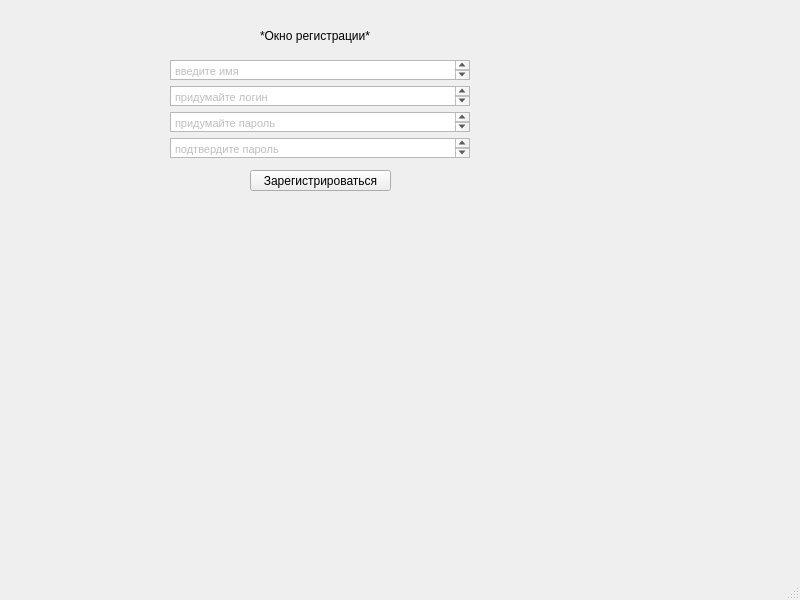
<?xml version="1.0" encoding="UTF-8"?>
<ui version="4.0">
 <class>MainWindow</class>
 <widget class="QMainWindow" name="MainWindow">
  <property name="geometry">
   <rect>
    <x>0</x>
    <y>0</y>
    <width>800</width>
    <height>600</height>
   </rect>
  </property>
  <property name="windowTitle">
   <string>MainWindow</string>
  </property>
  <widget class="QWidget" name="centralwidget">
   <widget class="QLabel" name="label">
    <property name="geometry">
     <rect>
      <x>260</x>
      <y>20</y>
      <width>211</width>
      <height>31</height>
     </rect>
    </property>
    <property name="text">
     <string>*Окно регистрации*</string>
    </property>
   </widget>
   <widget class="QPushButton" name="pushButton_login">
    <property name="geometry">
     <rect>
      <x>250</x>
      <y>170</y>
      <width>141</width>
      <height>21</height>
     </rect>
    </property>
    <property name="text">
     <string>Зарегистрироваться</string>
    </property>
   </widget>
   <widget class="QWidget" name="">
    <property name="geometry">
     <rect>
      <x>170</x>
      <y>60</y>
      <width>302</width>
      <height>100</height>
     </rect>
    </property>
    <layout class="QVBoxLayout" name="verticalLayout">
     <item>
      <widget class="QTextBrowser" name="name_text_browser">
       <property name="minimumSize">
        <size>
         <width>300</width>
         <height>20</height>
        </size>
       </property>
       <property name="maximumSize">
        <size>
         <width>300</width>
         <height>20</height>
        </size>
       </property>
       <property name="html">
        <string>&lt;!DOCTYPE HTML PUBLIC &quot;-//W3C//DTD HTML 4.0//EN&quot; &quot;http://www.w3.org/TR/REC-html40/strict.dtd&quot;&gt;
&lt;html&gt;&lt;head&gt;&lt;meta name=&quot;qrichtext&quot; content=&quot;1&quot; /&gt;&lt;style type=&quot;text/css&quot;&gt;
p, li { white-space: pre-wrap; }
&lt;/style&gt;&lt;/head&gt;&lt;body style=&quot; font-family:'MS Shell Dlg 2'; font-size:8pt; font-weight:400; font-style:normal;&quot;&gt;
&lt;p style=&quot; margin-top:0px; margin-bottom:0px; margin-left:0px; margin-right:0px; -qt-block-indent:0; text-indent:0px;&quot;&gt;&lt;span style=&quot; color:#bebebe;&quot;&gt;введите имя&lt;/span&gt;&lt;/p&gt;&lt;/body&gt;&lt;/html&gt;</string>
       </property>
      </widget>
     </item>
     <item>
      <widget class="QTextBrowser" name="create_login_text_browser">
       <property name="minimumSize">
        <size>
         <width>300</width>
         <height>20</height>
        </size>
       </property>
       <property name="maximumSize">
        <size>
         <width>300</width>
         <height>20</height>
        </size>
       </property>
       <property name="html">
        <string>&lt;!DOCTYPE HTML PUBLIC &quot;-//W3C//DTD HTML 4.0//EN&quot; &quot;http://www.w3.org/TR/REC-html40/strict.dtd&quot;&gt;
&lt;html&gt;&lt;head&gt;&lt;meta name=&quot;qrichtext&quot; content=&quot;1&quot; /&gt;&lt;style type=&quot;text/css&quot;&gt;
p, li { white-space: pre-wrap; }
&lt;/style&gt;&lt;/head&gt;&lt;body style=&quot; font-family:'MS Shell Dlg 2'; font-size:8pt; font-weight:400; font-style:normal;&quot;&gt;
&lt;p style=&quot; margin-top:0px; margin-bottom:0px; margin-left:0px; margin-right:0px; -qt-block-indent:0; text-indent:0px;&quot;&gt;&lt;span style=&quot; color:#bebebe;&quot;&gt;придумайте логин&lt;/span&gt;&lt;/p&gt;&lt;/body&gt;&lt;/html&gt;</string>
       </property>
      </widget>
     </item>
     <item>
      <widget class="QTextBrowser" name="create_password_text_browser">
       <property name="minimumSize">
        <size>
         <width>300</width>
         <height>20</height>
        </size>
       </property>
       <property name="maximumSize">
        <size>
         <width>300</width>
         <height>20</height>
        </size>
       </property>
       <property name="html">
        <string>&lt;!DOCTYPE HTML PUBLIC &quot;-//W3C//DTD HTML 4.0//EN&quot; &quot;http://www.w3.org/TR/REC-html40/strict.dtd&quot;&gt;
&lt;html&gt;&lt;head&gt;&lt;meta name=&quot;qrichtext&quot; content=&quot;1&quot; /&gt;&lt;style type=&quot;text/css&quot;&gt;
p, li { white-space: pre-wrap; }
&lt;/style&gt;&lt;/head&gt;&lt;body style=&quot; font-family:'MS Shell Dlg 2'; font-size:8pt; font-weight:400; font-style:normal;&quot;&gt;
&lt;p style=&quot; margin-top:0px; margin-bottom:0px; margin-left:0px; margin-right:0px; -qt-block-indent:0; text-indent:0px;&quot;&gt;&lt;span style=&quot; color:#bebebe;&quot;&gt;придумайте пароль&lt;/span&gt;&lt;/p&gt;&lt;/body&gt;&lt;/html&gt;</string>
       </property>
      </widget>
     </item>
     <item>
      <widget class="QTextBrowser" name="confim_password_text_browser">
       <property name="minimumSize">
        <size>
         <width>300</width>
         <height>20</height>
        </size>
       </property>
       <property name="maximumSize">
        <size>
         <width>300</width>
         <height>20</height>
        </size>
       </property>
       <property name="html">
        <string>&lt;!DOCTYPE HTML PUBLIC &quot;-//W3C//DTD HTML 4.0//EN&quot; &quot;http://www.w3.org/TR/REC-html40/strict.dtd&quot;&gt;
&lt;html&gt;&lt;head&gt;&lt;meta name=&quot;qrichtext&quot; content=&quot;1&quot; /&gt;&lt;style type=&quot;text/css&quot;&gt;
p, li { white-space: pre-wrap; }
&lt;/style&gt;&lt;/head&gt;&lt;body style=&quot; font-family:'MS Shell Dlg 2'; font-size:8pt; font-weight:400; font-style:normal;&quot;&gt;
&lt;p style=&quot; margin-top:0px; margin-bottom:0px; margin-left:0px; margin-right:0px; -qt-block-indent:0; text-indent:0px;&quot;&gt;&lt;span style=&quot; color:#bebebe;&quot;&gt;подтвердите пароль&lt;/span&gt;&lt;/p&gt;&lt;/body&gt;&lt;/html&gt;</string>
       </property>
      </widget>
     </item>
    </layout>
   </widget>
  </widget>
  <widget class="QMenuBar" name="menubar">
   <property name="geometry">
    <rect>
     <x>0</x>
     <y>0</y>
     <width>800</width>
     <height>22</height>
    </rect>
   </property>
  </widget>
  <widget class="QStatusBar" name="statusbar"/>
 </widget>
 <resources/>
 <connections/>
</ui>
